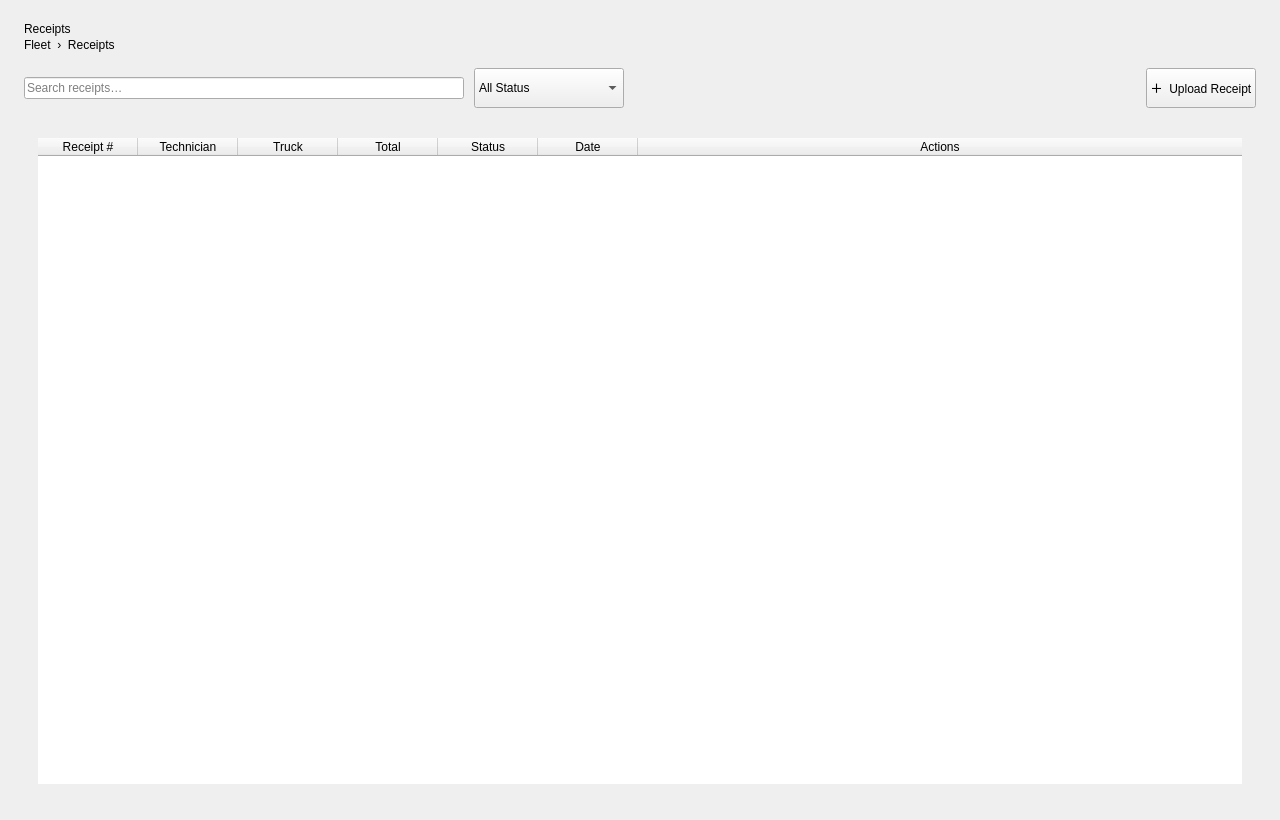
<?xml version="1.0" encoding="UTF-8"?>
<ui version="4.0">
 <class>ReceiptsPageClass</class>
 <widget class="QWidget" name="ReceiptsPageClass">
  <property name="geometry">
   <rect><x>0</x><y>0</y><width>1280</width><height>820</height></rect>
  </property>
  <property name="windowTitle"><string>Receipts</string></property>
  <layout class="QVBoxLayout" name="rootLayout">
   <property name="leftMargin"><number>24</number></property>
   <property name="topMargin"><number>22</number></property>
   <property name="rightMargin"><number>24</number></property>
   <property name="bottomMargin"><number>22</number></property>
   <property name="spacing"><number>16</number></property>
   <item>
    <widget class="QWidget" name="pageContainer" native="true">
     <layout class="QVBoxLayout" name="pageLayout">
      <property name="leftMargin"><number>0</number></property>
      <property name="topMargin"><number>0</number></property>
      <property name="rightMargin"><number>0</number></property>
      <property name="bottomMargin"><number>0</number></property>
      <property name="spacing"><number>16</number></property>
      <item>
       <layout class="QVBoxLayout" name="titleLayout">
        <property name="spacing"><number>2</number></property>
        <item><widget class="QLabel" name="pageTitle"><property name="text"><string>Receipts</string></property></widget></item>
        <item><widget class="QLabel" name="breadcrumbLabel"><property name="text"><string>Fleet  ›  Receipts</string></property></widget></item>
       </layout>
      </item>
      <item>
       <widget class="QWidget" name="toolbarContainer" native="true">
        <layout class="QHBoxLayout" name="toolbarLayout">
         <property name="leftMargin"><number>0</number></property>
         <property name="topMargin"><number>0</number></property>
         <property name="rightMargin"><number>0</number></property>
         <property name="bottomMargin"><number>0</number></property>
         <property name="spacing"><number>10</number></property>
         <item>
          <widget class="QWidget" name="searchContainer" native="true">
           <property name="minimumSize"><size><width>300</width><height>40</height></size></property>
           <property name="maximumSize"><size><width>440</width><height>40</height></size></property>
           <layout class="QHBoxLayout" name="searchLayout">
            <property name="leftMargin"><number>0</number></property>
            <property name="topMargin"><number>0</number></property>
            <property name="rightMargin"><number>0</number></property>
            <property name="bottomMargin"><number>0</number></property>
            <property name="spacing"><number>8</number></property>
            <item><widget class="QLineEdit" name="searchInput"><property name="placeholderText"><string>Search receipts…</string></property></widget></item>
           </layout>
          </widget>
         </item>
         <item>
          <widget class="QComboBox" name="statusFilter">
           <property name="minimumSize"><size><width>150</width><height>40</height></size></property>
           <property name="maximumSize"><size><width>180</width><height>40</height></size></property>
           <item><property name="text"><string>All Status</string></property></item>
           <item><property name="text"><string>Pending</string></property></item>
           <item><property name="text"><string>Approved</string></property></item>
           <item><property name="text"><string>Rejected</string></property></item>
          </widget>
         </item>
         <item>
          <spacer name="toolbarSpacer"><property name="orientation"><enum>Qt::Horizontal</enum></property><property name="sizeHint" stdset="0"><size><width>40</width><height>20</height></size></property></spacer>
         </item>
         <item>
          <widget class="QPushButton" name="uploadButton">
           <property name="minimumSize"><size><width>0</width><height>40</height></size></property>
           <property name="text"><string>＋  Upload Receipt</string></property>
           <property name="cursor"><cursorShape>PointingHandCursor</cursorShape></property>
           <property name="variant" stdset="0"><string>primary</string></property>
          </widget>
         </item>
        </layout>
       </widget>
      </item>
      <item>
       <widget class="QWidget" name="tableCard" native="true">
        <layout class="QVBoxLayout" name="tableLayout">
         <property name="leftMargin"><number>14</number></property>
         <property name="topMargin"><number>14</number></property>
         <property name="rightMargin"><number>14</number></property>
         <property name="bottomMargin"><number>14</number></property>
         <property name="spacing"><number>12</number></property>
         <item>
          <widget class="QTableWidget" name="receiptsTable">
           <property name="frameShape"><enum>QFrame::NoFrame</enum></property>
           <property name="editTriggers"><set>QAbstractItemView::NoEditTriggers</set></property>
           <property name="alternatingRowColors"><bool>true</bool></property>
           <property name="selectionBehavior"><enum>QAbstractItemView::SelectRows</enum></property>
           <property name="selectionMode"><enum>QAbstractItemView::SingleSelection</enum></property>
           <property name="showGrid"><bool>false</bool></property>
           <property name="columnCount"><number>7</number></property>
           <attribute name="horizontalHeaderStretchLastSection"><bool>true</bool></attribute>
           <attribute name="horizontalHeaderHighlightSections"><bool>false</bool></attribute>
           <attribute name="verticalHeaderVisible"><bool>false</bool></attribute>
           <column><property name="text"><string>Receipt #</string></property></column>
           <column><property name="text"><string>Technician</string></property></column>
           <column><property name="text"><string>Truck</string></property></column>
           <column><property name="text"><string>Total</string></property></column>
           <column><property name="text"><string>Status</string></property></column>
           <column><property name="text"><string>Date</string></property></column>
           <column><property name="text"><string>Actions</string></property></column>
          </widget>
         </item>
        </layout>
       </widget>
      </item>
     </layout>
    </widget>
   </item>
  </layout>
 </widget>
 <resources/>
 <connections/>
</ui>
